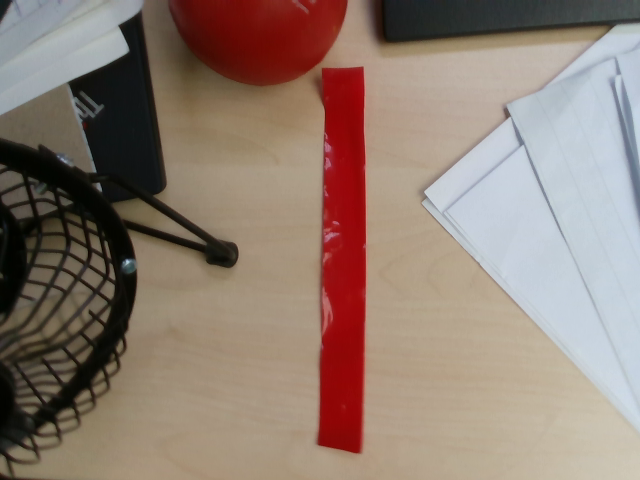
#> input picture images/tape2.png, 640 x 480 px
$ python obj_det.py
#> lines starting #> are read from the running program, lines starting #| are printed output that depends on the picture; after the words box and inside, x2 and y2 are one past the last pixel; in counts of white or black regions, pixels touching at a corner belong together; long printed decimals are rounded
#!/usr/bin/env python3
import cv2 as cv
from math import atan2, cos, sin, sqrt, pi
import numpy as np
import math

# Load the image
# img = cv.imread("input_img.jpg")
image = cv.imread("../images/tape2.png")
#> image is the input picture: shape (480, 640, 3); mean B, G, R 114.5, 125.6, 143.7

result = image.copy()
image = cv.cvtColor(image, cv.COLOR_BGR2HSV)
#> image: shape (480, 640, 3); mean H, S, V 39.3, 73.7, 147.7

lower = np.array([155,50,50])
upper = np.array([179,255,255])
mask1 = cv.inRange(image, lower, upper)
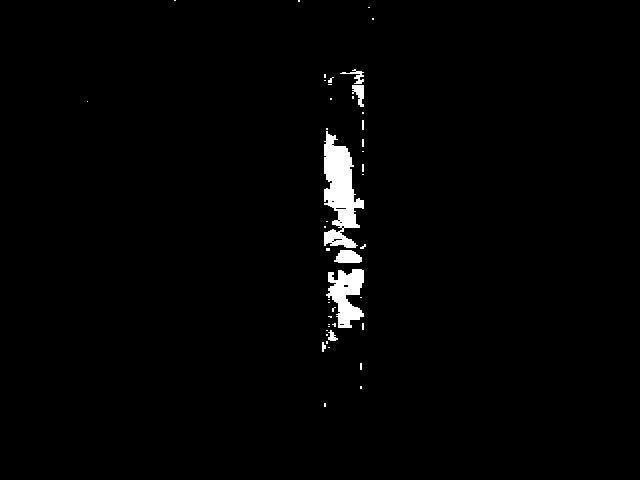
#> mask1: shape (480, 640); 1.6% white; 45 white regions (37 under 20 px), largest, box (x1, y1, x2, y2) and area: (324, 131, 364, 248) 2602, (326, 269, 364, 328) 1334, (334, 250, 362, 263) 282

lower = np.array([0,150,70])
upper = np.array([179,255,255])
mask2 = cv.inRange(image, lower, upper)
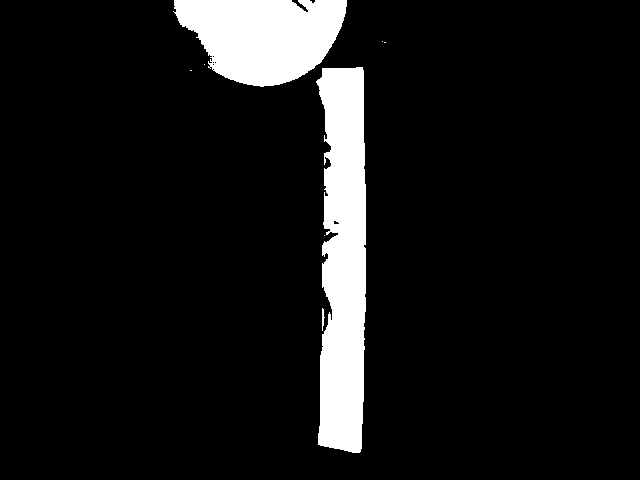
#> mask2: shape (480, 640); 8.7% white; 8 white regions (5 under 20 px), largest, box (x1, y1, x2, y2) and area: (316, 67, 366, 453) 15709, (173, 0, 347, 87) 10963, (322, 308, 325, 331) 41

mask = mask1+mask2

img = cv.bitwise_and(result, result, mask=mask)
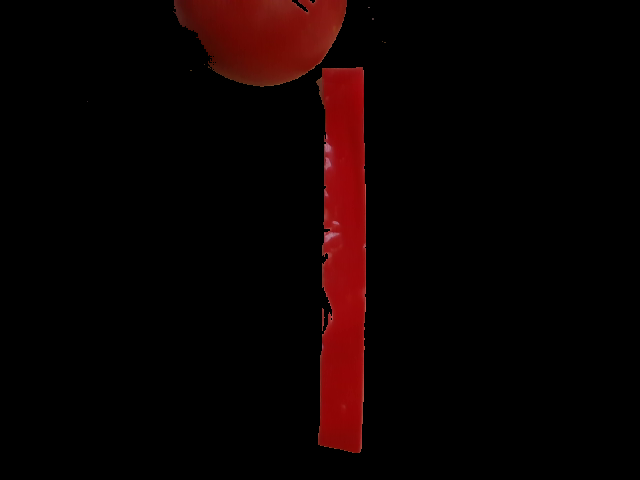
#> img: shape (480, 640, 3); mean B, G, R 1.2, 1.4, 11.5
# ---------- experimental (END) -----------

# Was the image there?
# if img is None:
#   print("Error: File not found")
#   exit(0)

# cv.imshow('Input Image', img)

# Convert image to grayscale
gray = cv.cvtColor(img, cv.COLOR_BGR2GRAY)
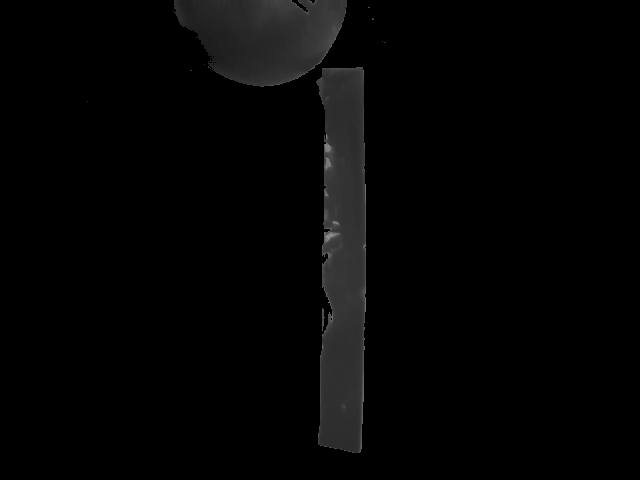
#> gray: shape (480, 640); min 0, max 144, mean 4.4

# Convert image to binary
_, bw = cv.threshold(gray, 50, 255, cv.THRESH_BINARY | cv.THRESH_OTSU)
#> bw: shape (480, 640); 8.8% white; 10 white regions (7 under 20 px)

# Find all the contours in the thresholded image
contours, _ = cv.findContours(bw, cv.RETR_LIST, cv.CHAIN_APPROX_NONE)
#> contours = 16 contours, 14 with area under 20; largest, box (x1, y1, x2, y2) and area: (316, 67, 366, 453) 15488, (173, 0, 347, 87) 10723

for i, c in enumerate(contours):

  # Calculate the area of each contour
  area = cv.contourArea(c)
  # print(area)

  # Ignore contours that are too small or too large
  if area < 2000 or 100000 < area:
    continue

  # cv.minAreaRect returns:
  # (center(x, y), (width, height), angle of rotation) = cv2.minAreaRect(c)
  rect = cv.minAreaRect(c)
  box = cv.boxPoints(rect)
  print(box)
  box = np.int0(box)

  # Retrieve the key parameters of the rotated bounding box
  center = (int(rect[0][0]),int(rect[0][1]))
  width = int(rect[1][0])
  height = int(rect[1][1])
  angle = int(rect[2])

  shape = "unidentified"
  ar = width / float(height)
  # shape = "square" if ar >= 0.95 and ar <= 1.05 else "rectangle"

  if width < height:
    angle = 90 - angle
  else:
    angle = -angle

  angle = math.radians(angle)

  if ar >= 0.95 and ar <= 1.05:
    shape = "square"
    angle = 0
  else:
    shape = "rectangle"

  # label = " Angle: " + str(angle) + " deg,"+str(center)
  label = " Angle: " + str(angle) + " deg,"+str(shape)
  textbox = cv.rectangle(img, (center[0]-35, center[1]-25),
    (center[0] + 295, center[1] + 10), (255,255,255), -1)
  cv.putText(img, label, (center[0]-50, center[1]),
    cv.FONT_HERSHEY_SIMPLEX, 0.7, (0,0,0), 1, cv.LINE_AA)
  cv.drawContours(img,[box],0,(0,0,255),2)
#> this loop made 16 passes
#> (area, rect, box, center, width, height, shape) on passes 6, 16: (15487.5, ((341.2, 259.6), (48.44, 385), -0.317), [[318, 452], [315, 67], [364, 66], [366, 451]], (341, 259), 48, 385, 'rectangle'), (10723, ((259.5, 43), (86, 173), -90), [[346, 86], [173, 86], [173, 0], [346, 0]], (259, 43), 86, 173, 'rectangle')
#| [[318.0454  452.226]
#|  [315.918  67.221]
#|  [364.353  66.954]
#|  [366.4804  451.959]]
#| [[346.  86.]
#|  [173.  86.]
#|  [173.   0.]
#|  [346.   0.]]
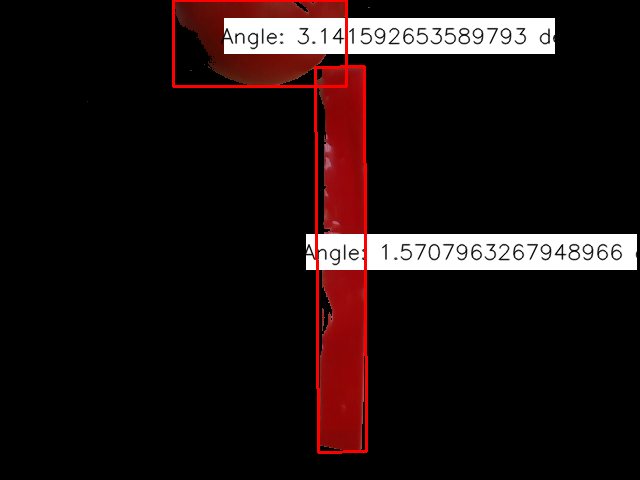
#> img: shape (480, 640, 3); 8.94% of pixels changed, all inside (x1, y1, x2, y2) = (172, 0, 637, 454)

# cv.imshow('Output Image', img)
# cv.waitKey(0)
# cv.destroyAllWindows()

# Save the output image to the current directory
cv.imwrite("../images/min_area_rec_output.jpg", img)
